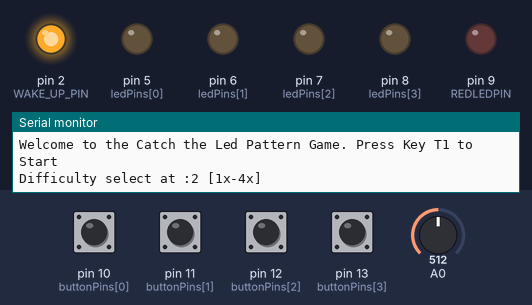
A sketch run on a simulated Arduino Uno, built with avr-gcc and run on an emulated ATmega328P. On the bench: output pins drawn as LEDs (lit = HIGH), the last lines printed to the serial monitor. The inputs (shaded band) are chosen by the test bench; at power-on: pin 10 (buttonPins[0]), pin 11 (buttonPins[1]), pin 12 (buttonPins[2]), pin 13 (buttonPins[3]) HIGH, A0 = 512. Random numbers use the default seed unless the sketch sets one.

Above: at 1.2 s.
1.3 s: pin 10 (buttonPins[0]) pulled HIGH for 0.15 s
At 4.2 s:
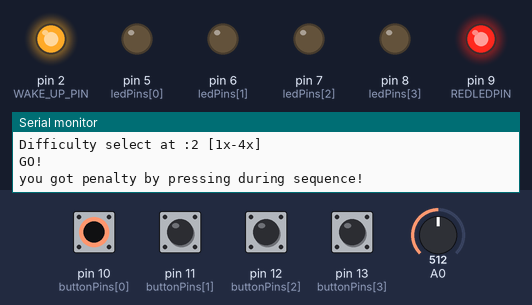
4.4 s: pin 10 (buttonPins[0]) pulled LOW for 1 s
At 6.0 s:
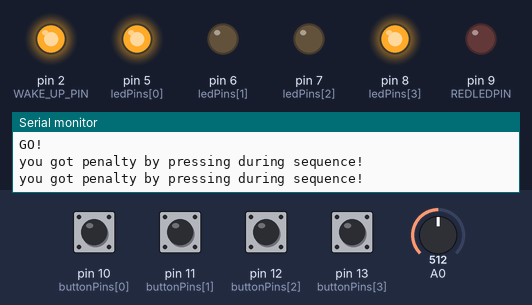
8.4 s: pin 12 (buttonPins[2]) pulled LOW for 0.15 s
At 8.7 s:
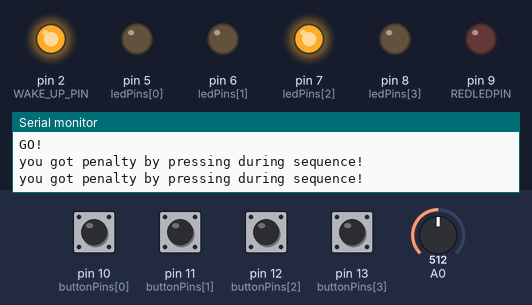
Timing chart, 0 to 24.9 s (numbered marks = the images above; inputs shaded):
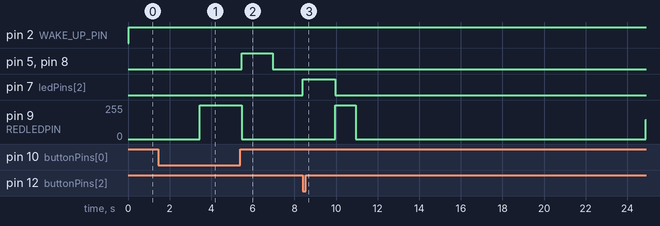

Measured:
- after the input at 4.4 s, pin 5 (ledPins[0]), pin 8 (ledPins[3]): LOW → HIGH after 1.1 s, → LOW 1.5 s later
- after the input at 8.4 s, pin 7 (ledPins[2]): LOW → HIGH at once, → LOW 1.6 s later

The sketch:

assignment-01.ino
```cpp
/*This project is co-implemented by Diego Giusepetti,  Giuseppe Pintus and zhaohui Song authored for the submission. */
#include <avr/sleep.h>
#include <avr/power.h>
#include <math.h>
#include "ButtonLeds.h"
#include "TimerDelay.h"
#define WAKE_UP_PIN 2  //external button for waking systems
#define NLED 4

#define WAITING_TIME 10
#define T1 2
#define T2 3
#define T3 6
#define GAME_REWARD 10
#define REDLEDPIN 9

#define WELCOME 1
#define USER_INPUT 2
#define GAME_START 3
#define DURING_GAME 4
#define SHOW_SEQUENCE 5
#define END_GAME 6
#define SLEEPMODE 7
#define WAKING_STATE 8
#define PENALTY 9
#define AFTER_PENALTY 10
//arduino environment
int ledPins[NLED] = { 5, 6, 7, 8 };
int redLedPin;
int buttonPins[NLED] = { 10, 11, 12, 13 };
int potentiometerPin;
unsigned long time_now;
unsigned long lastPress = 0;
ButtonLeds* buttonLeds;
TimerDelay* twait;

//game settings
int gameState;
int score = 0;
int penalty = 0;
int fadeAmount = 1;
int currIntensity = 0;

//game logics
int redLed;
int buttonStates[NLED];
int ledStates[NLED];
int sequence[NLED];
int* potentiometer;
int speedUp;
float factor;
void wakeUp() {
}
void setup() {
  // put your setup code here, to run once:
  Serial.begin(9600);
  attachInterrupt(digitalPinToInterrupt(WAKE_UP_PIN), wakeUp, RISING);
  redLedPin = REDLEDPIN;
  pinMode(redLedPin, OUTPUT);
  gameState = WELCOME;
  buttonLeds = new ButtonLeds(buttonPins, ledPins, NLED);
  buttonLeds->init(INPUT_PULLUP);
  randomSeed(analogRead(0));
  twait = new TimerDelay();
  potentiometer = 1;
  factor = 1;
  speedUp = 1;
}

void loop() {
  //Serial.println(currIntensity);
  switch (gameState) {
    case WELCOME:
      Serial.println("Welcome to the Catch the Led Pattern Game. Press Key T1 to Start");
      speedUp = setDifficult(analogRead(potentiometerPin));
      Serial.println("Difficulty select at :" + String(speedUp) + " [1x-4x]");
      gameState = USER_INPUT;
      configureDistinct();
      twait->resetTimer();
      break;
    case USER_INPUT:                     //wait interaction from the user for 10 seconds
      if (twait->delay2(WAITING_TIME)) { /*after 10 secodns, go deep sleep mode.*/
        analogWrite(REDLEDPIN, LOW);
        gameState = SLEEPMODE;
        twait->resetTimer();
      } else {
        ledFading(REDLEDPIN, &currIntensity, &fadeAmount);
        if (digitalRead(buttonPins[0]) == LOW) {
          gameState = GAME_START;
        }
      }
      break;
    case GAME_START:  //Game starts!
      gameStart();
      Serial.println("GO!");
      twait->resetTimer();
      break;
    case DURING_GAME:  //during game{showing patterns}

      if (twait->delay2(T1)) {
        do {
          createNewSequence(sequence, 2);
        } while (ledOn(sequence) == 0);  //check if at least one led is on in the sequence
        turnOnLights(sequence);
        gameState = SHOW_SEQUENCE;
        twait->resetTimer();
      }
      break;
    case SHOW_SEQUENCE:
      if (twait->delay2(T2 / (speedUp * factor))) {
        //time_now = millis();//no more usefull???
        turnOffLeds();
        gameState = END_GAME;
        twait->resetTimer();
      } else {
        //CHECK INPUT
        if (buttonLeds->polling(true)) {
          turnOffLeds();
          gameState = PENALTY;
          Serial.println("you got penalty by pressing during sequence!");
          digitalWrite(redLedPin, HIGH);
          twait->resetTimer();
        }
      }
      break;
    case END_GAME:  //game{user inputs}
      //input time for T3 milliseconds

      if (twait->delay2(T3 / (speedUp * factor))) {
        turnOffLeds();
        //exsamination of the inputs
        if (wereUserInputsCorrect()) {
          //Serial.println("new turn");
          score += GAME_REWARD * speedUp * speedUp * factor;
          Serial.println(String("New point! Score: ") + score);
          gameState = DURING_GAME;
          factor *= 1.04;

        } else {

          gameState = PENALTY;
          Serial.println("Penalty!");
          digitalWrite(redLedPin, HIGH);
        }
        resetInput();
        twait->resetTimer();
      } else {
        getUserMoves();
        buttonLeds->polling(true);
      }

      break;
    case PENALTY:

      if (twait->delay2(1)) {
        penalty++;
        gameState = DURING_GAME;
        if (penalty == 3) {
          Serial.println(String("Game Over. Final Score: ") + score);
          gameState = AFTER_PENALTY;
          twait->resetTimer();
        }
        turnOffLeds();
      }
      break;
      case AFTER_PENALTY:
      if (twait->delay2(10)) {
          gameState = WELCOME;
          penalty = 0;
      }
      break;
    case SLEEPMODE:
      Serial.println("Turning off the platform....");
      Serial.flush();
      interrupts();
      configureCommon();
      turnOffLeds();
      set_sleep_mode(SLEEP_MODE_PWR_DOWN);
      sleep_enable();
      sleep_mode();
      /*during deep sleeping mode*/

      sleep_disable();

      Serial.println(".... Waking up the platform.");

      delay(500);
      gameState = WELCOME;
      break;
    default:
      break;
  }
}


/*update the light based on the states*/
void updateLedStates() {
  for (int i = 0; i < NLED; i++) {
    uint8_t value = ledStates[i] == 0 ? LOW : HIGH;
    digitalWrite(ledPins[i], value);
  }
  digitalWrite(redLedPin, LOW);
}
/*sets the light states*/
void turnOnLights(int sequence[NLED]) {
  for (int i = 0; i < NLED; i++) {
    ledStates[i] = sequence[i];
  }
  updateLedStates();
}
/*a new sequence used for turning on lights*/
void createNewSequence(int sequence[NLED], int range) {
  for (int i = 0; i < NLED; i++) {
    sequence[i] = random(range);
  }
}
/*count number of leds*/
int ledOn(int sequence[NLED]) {
  int c = 0;
  for (int i = 0; i < NLED; i++) {
    if (sequence[i]) {
      c++;
    }
  }
  return c;
}
/* the functions does analog write from 0 to 255 */
void ledFading(const int LED_PIN, int* currIntensity, int* fadeAmount) {
  analogWrite(LED_PIN, *currIntensity);
  *currIntensity = *currIntensity + *fadeAmount;
  if (*currIntensity < 1 || *currIntensity > 150) {  //150 bcs too brigth
    *fadeAmount = -*fadeAmount;
  }
  delay(5);
}
bool resetInput() {
  for (int i = 0; i < NLED; i++) {
    buttonStates[i] = 0;
  }
}
/*check whether the user was able to recreate the lighting sequence*/
bool wereUserInputsCorrect() {
  /*Serial.println("user input:");
  for (int i = 0; i < NLED; i++) {

    Serial.print(buttonStates[i] + String(" "));
  }
  Serial.println("");

  Serial.println("sequenze generated");
  for (int i = 0; i < NLED; i++) {
    Serial.print(sequence[i] + String(" "));
  }
  Serial.println("");
  */
  for (int i = 0; i < NLED; i++) {
    if (sequence[i] != buttonStates[i]) {
      return false;
    }
  }
  return true;
}

void getUserMoves() {
  for (int i = 0; i < NLED; i++) {
    if (buttonStates[i] == 0) {
      buttonStates[i] = digitalRead(buttonPins[i]) == LOW ? 1 : 0;
    }
  }
  //Serial.println("");
}

void configureCommon() {  //any pressed button
  pinMode(WAKE_UP_PIN, INPUT_PULLUP);
  for (int i = 0; i < sizeof(buttonPins) / sizeof(int); i++) {
    pinMode(buttonPins[i], OUTPUT);
  }
}
void configureDistinct() {  // distinct button are recognized when pressed
  pinMode(WAKE_UP_PIN, OUTPUT);
  digitalWrite(WAKE_UP_PIN, HIGH);

  for (int i = 0; i < sizeof(buttonPins) / sizeof(int); i++) {
    pinMode(buttonPins[i], INPUT_PULLUP);
  }
}

/*initializing for game onset*/
void gameStart() {
  for (int i = 0; i < NLED; i++) {
    sequence[i] = 0;
  }
  turnOffLeds();
  digitalWrite(redLedPin, LOW);
  score = 0;
  penalty = 0;
  factor = 1;
  gameState = DURING_GAME;
}
/*turn off all lights*/
void turnOffLeds() {
  for (int i = 0; i < NLED; i++) {
    ledStates[i] = 0;
    redLed = 0;
  }
  updateLedStates();
}

int setDifficult(int value) {
  value = ((value < 255 ? 255 : value) / 255);
  return value;
}
```

ButtonLeds.cpp
```cpp
#include "ButtonLeds.h"
#include <Arduino.h>
ButtonLeds::ButtonLeds(int input[], int output[], int len) {
  this->length = len;
  inputPins = new int[len];
  ledPins = new int[len];
  buttonCounts = new int[len];
  if (!inputPins || !ledPins) {
    Serial.println("error on initialization");
    return;
  }
  for (int i = 0; i < len; i++) {
    inputPins[i] = input[i];
    ledPins[i] = output[i];
    buttonCounts[i] = 0;
  }
};

void ButtonLeds::init(int inputMode = INPUT) {
  for (int i = 0; i < length; i++) {
    pinMode(inputPins[i], inputMode);
    pinMode(ledPins[i], OUTPUT);
  }
}

bool ButtonLeds::polling(bool mantainState = false) {
  bool on = false;
  for (int i = 0; i < length; i++) {
    int sensor_value = digitalRead(inputPins[i]);
    //debouncing
    if (sensor_value == LOW) {
      digitalWrite(ledPins[i], HIGH);
      on = true;
    } else if (!mantainState) {
      digitalWrite(ledPins[i], LOW);
    }
  }
  return on;
}
```

ButtonLeds.h
```cpp
#ifndef _BUTTONLEDS_H_
#define _BUTTONLEDS_H_
class ButtonLeds {
private:
  int* inputPins;
  int* ledPins;
  int length;
  int* buttonCounts;

public:
  ButtonLeds(int input[], int output[], int len);
  void init(int inputMode);
  bool polling(bool);
  ~ButtonLeds() {
    delete[] inputPins;
    delete[] ledPins;
  }
};
#endif
```

TimerDelay.h
```cpp
#include "HardwareSerial.h"
#ifndef _TIMER_DELAY_H_
#define _TIMER_DELAY_H_
class TimerDelay {
private:
  int* wait;
  long time_now;
public:
  //imerDelay(){}
  void resetTimer(){
    if(wait != NULL){
      *wait = 0;
    }
  }
  bool delay2(double seconds) {
   // static unsigned int time_now;
    if (wait == NULL) {
      wait = new int(0);
    }
    switch (*wait) {
      case 0:
        time_now = micros();
        *wait = 1;
        //Serial.println("wait");
        break;
      case 1:
        if (micros() < time_now + seconds * 1000000) {
          //do nothing for waiting
        } else {
          //done waiting
          *wait = 2;
          //Serial.println("done waiting");
        }
        break;
    }
    return *wait == 2;
  }
};
#endif
```
